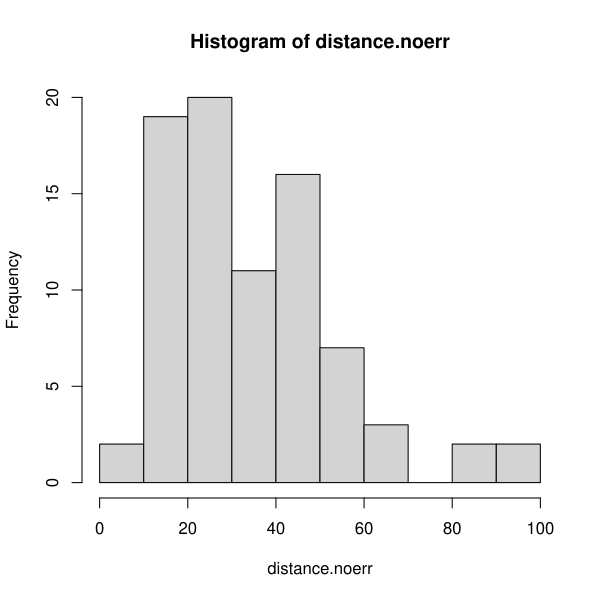

This chart was generated by the following R code:
###################################################
### code chunk number 16: Cs14_disfig2
###################################################
# Compare to the distance traveled per day if you used the raw data
distance.noerr <- array(NA, dim = c(dim(dat)[2] - 1, 1))
for (i in 2:dim(dat)[2]) {
  distance.noerr[i - 1] <- GCDF(dat[1, i - 1], dat[1, i], dat[2, i - 1], dat[2, i])
}
hist(distance.noerr) # make a histogram of distance traveled per day
